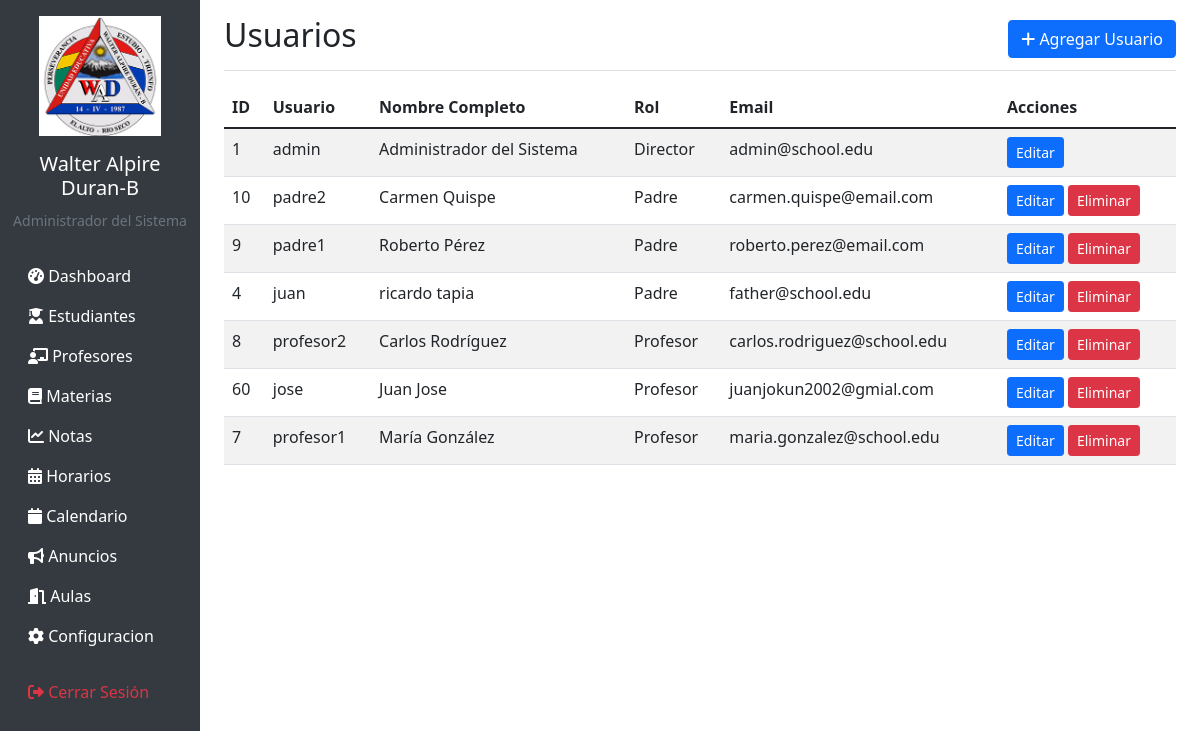
The app's page /users (signed in) with its own data.
### tables this page shows
CREATE TABLE users (
            id INTEGER PRIMARY KEY AUTOINCREMENT,
            username TEXT UNIQUE NOT NULL,
            password TEXT NOT NULL,
            role TEXT NOT NULL CHECK (role IN ('director', 'profesor', 'padre')),
            full_name TEXT NOT NULL,
            email TEXT,
            created_at TIMESTAMP DEFAULT CURRENT_TIMESTAMP
        );

### app.py (the view)
@app.route('/users')
@login_required
@role_required(['director'])
def list_users():
    conn = get_db_connection()
    users = conn.execute('SELECT * FROM users ORDER BY role, full_name').fetchall()
    conn.close()
    return render_template('users/list.html', users=users)

### app.py (called while the page is built)
def get_db_connection():
    conn = sqlite3.connect(DATABASE)
    conn.row_factory = sqlite3.Row
    return conn

def login_required(f):
    @wraps(f)
    def decorated_function(*args, **kwargs):
        if 'user_id' not in session:
            return redirect(url_for('login'))
        return f(*args, **kwargs)
    return decorated_function

def role_required(roles):
    def decorator(f):
        @wraps(f)
        def decorated_function(*args, **kwargs):
            if 'user_role' not in session or session['user_role'] not in roles:
                flash('No tienes permisos para acceder a esta página.', 'error')
                return redirect(url_for('dashboard'))
            return f(*args, **kwargs)
        return decorated_function
    return decorator

### templates/users/list.html (shortened to what this page needs)
{% extends 'base.html' %}
{% block content %}
<div class="d-flex justify-content-between flex-wrap flex-md-nowrap align-items-center pt-3 pb-2 mb-3 border-bottom">
    <h1 class="h2">Usuarios</h1>
    <div class="btn-toolbar mb-2 mb-md-0">
        <a href="{{ url_for('add_user') }}" class="btn btn-primary">
            <i class="fas fa-plus"></i> Agregar Usuario
        </a>
    </div>
</div>
    <table class="table table-striped">
        <thead>
            <tr>
                <th>ID</th>
                <th>Usuario</th>
                <th>Nombre Completo</th>
                <th>Rol</th>
                <th>Email</th>
                <th>Acciones</th>
            </tr>
        </thead>
        <tbody>
            {% for user in users %}
            <tr>
                <td>{{ user.id }}</td>
                <td>{{ user.username }}</td>
                <td>{{ user.full_name }}</td>
                <td>{{ user.role | capitalize }}</td>
                <td>{{ user.email }}</td>
                <td>
                    <a href="{{ url_for('edit_user', id=user.id) }}" class="btn btn-sm btn-primary">Editar</a>
                    {% if user.id != 1 %}
                    <a href="{{ url_for('delete_user', id=user.id) }}" class="btn btn-sm btn-danger"
                        onclick="return confirm('¿Estás seguro de eliminar este usuario?')">Eliminar</a>
                    {% endif %}
                </td>
            </tr>
            {% endfor %}
        </tbody>
    </table>
</div>
{% endblock %}

### templates/base.html (shortened to what this page needs)
<!DOCTYPE html>
<html lang="es">
<head>
    <link href="https://cdn.jsdelivr.net/npm/bootstrap@5.1.3/dist/css/bootstrap.min.css" rel="stylesheet">
    <link href="https://cdnjs.cloudflare.com/ajax/libs/font-awesome/6.0.0/css/all.min.css" rel="stylesheet">
    <link href="https://cdn.jsdelivr.net/npm/fullcalendar@6.1.8/index.global.min.css" rel="stylesheet">
</head>
<body>
    {% if session.user_id %}
    <div class="container-fluid">
        <div class="row">
            <nav class="col-md-3 col-lg-2 d-md-block sidebar collapse">
                <div class="position-sticky pt-3">
                    <div class="text-center mb-4">
<div class="text-center mb-3">
    <img src="{{ url_for('static', filename='img/favicon.png') }}" alt="Escudo" class="img-fluid" style="max-height: 120px;">
</div>
                        <h5 class="text-white">Walter Alpire Duran-B</h5>
                        <small class="text-muted">{{ session.full_name }}</small>
                    </div>
                    <ul class="nav flex-column">
                        <li class="nav-item">
                            <a class="nav-link" href="{{ url_for('dashboard') }}">
                                <i class="fas fa-tachometer-alt"></i> Dashboard
                            </a>
                        </li>
                        {% if session.user_role in ['director', 'profesor'] %}
                        <li class="nav-item">
                            <a class="nav-link" href="{{ url_for('list_students') }}">
                                <i class="fas fa-user-graduate"></i> Estudiantes
                            </a>
                        </li>
                        {% endif %}
                        {% if session.user_role == 'director' %}
                        <li class="nav-item">
                            <a class="nav-link" href="{{ url_for('list_teachers') }}">
                                <i class="fas fa-chalkboard-teacher"></i> Profesores
                            </a>
                        </li>
                        <li class="nav-item">
                            <a class="nav-link" href="{{ url_for('list_subjects') }}">
                                <i class="fas fa-book"></i> Materias
                            </a>
                        </li>
                        {% endif %}
                        <li class="nav-item">
                            <a class="nav-link" href="{{ url_for('list_grades') }}">
                                <i class="fas fa-chart-line"></i> Notas
                            </a>
                        </li>
                        <li class="nav-item">
                            <a class="nav-link" href="{{ url_for('list_schedules') }}">
                                <i class="fas fa-calendar-alt"></i> Horarios
                            </a>
                        </li>
                        <li class="nav-item">
                            <a class="nav-link" href="{{ url_for('schedule_calendar') }}">
                                <i class="fas fa-calendar"></i> Calendario
                            </a>
                        </li>
                        <li class="nav-item">
                            <a class="nav-link" href="{{ url_for('list_announcements') }}">
                                <i class="fas fa-bullhorn"></i> Anuncios
                            </a>
                        </li>
                        {% if session.user_role in ['director', 'profesor'] %}
                        <li class="nav-item">
                            <a class="nav-link" href="{{ url_for('list_rooms') }}">
                                <i class="fas fa-door-open"></i> Aulas
                            </a>
                        </li>
                        {% endif %}
                        {% if session.user_role == 'director' %}
                        <li class="nav-item">
                            <a class="nav-link" href="{{ url_for('list_users') }}">
                                <i class="fas fa-gear"></i> Configuracion
                            </a>
                        </li>
                        {% endif %}
                        <li class="nav-item mt-3">
                            <a class="nav-link text-danger" href="{{ url_for('logout') }}">
                                <i class="fas fa-sign-out-alt"></i> Cerrar Sesión
                            </a>
                        </li>
                    </ul>
                </div>
            </nav>
            <main class="col-md-9 ms-sm-auto col-lg-10 px-md-4 main-content">
                {% endif %}
                {% block content %}{% endblock %}
                {% if session.user_id %}
        </div>
    {% endif %}
</body>
</html>

### templates/base.html (style rules this page uses)
.sidebar { min-height: 100vh; background-color: #343a40; }
.sidebar .nav-link { color: #fff; }
.main-content { margin-left: 0; }
@media (min-width: 768px) { .main-content { margin-left: 250px; } }

### records on screen
users: full_name "Administrador del Sistema", id "1", username "admin", role "Director", email "admin@school.edu"
users: id "10", username "padre2", full_name "Carmen Quispe", role "Padre", email "carmen.quispe@email.com"
users: id "9", username "padre1", full_name "Roberto Pérez", role "Padre", email "roberto.perez@email.com"
users: id "4", username "juan", full_name "ricardo tapia", role "Padre", email "father@school.edu"
users: id "8", username "profesor2", full_name "Carlos Rodríguez", role "Profesor", email "carlos.rodriguez@school.edu"
users: id "60", username "jose", full_name "Juan Jose", role "Profesor", email "juanjokun2002@gmial.com"
users: id "7", username "profesor1", full_name "María González", role "Profesor", email "maria.gonzalez@school.edu"
